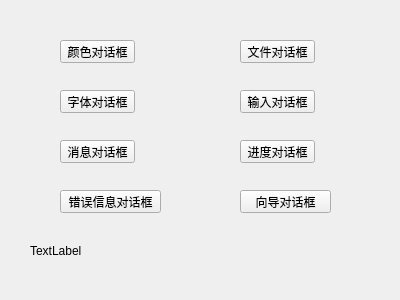
<?xml version="1.0" encoding="UTF-8"?>
<ui version="4.0">
 <class>MyWidget</class>
 <widget class="QWidget" name="MyWidget">
  <property name="geometry">
   <rect>
    <x>0</x>
    <y>0</y>
    <width>400</width>
    <height>300</height>
   </rect>
  </property>
  <property name="windowTitle">
   <string>MyWidget</string>
  </property>
  <widget class="QPushButton" name="pushButton">
   <property name="geometry">
    <rect>
     <x>60</x>
     <y>40</y>
     <width>75</width>
     <height>23</height>
    </rect>
   </property>
   <property name="text">
    <string>颜色对话框</string>
   </property>
  </widget>
  <widget class="QPushButton" name="pushButton_2">
   <property name="geometry">
    <rect>
     <x>240</x>
     <y>40</y>
     <width>75</width>
     <height>23</height>
    </rect>
   </property>
   <property name="text">
    <string>文件对话框</string>
   </property>
  </widget>
  <widget class="QPushButton" name="pushButton_3">
   <property name="geometry">
    <rect>
     <x>60</x>
     <y>90</y>
     <width>75</width>
     <height>23</height>
    </rect>
   </property>
   <property name="text">
    <string>字体对话框</string>
   </property>
  </widget>
  <widget class="QPushButton" name="pushButton_4">
   <property name="geometry">
    <rect>
     <x>240</x>
     <y>90</y>
     <width>75</width>
     <height>23</height>
    </rect>
   </property>
   <property name="text">
    <string>输入对话框</string>
   </property>
  </widget>
  <widget class="QPushButton" name="pushButton_5">
   <property name="geometry">
    <rect>
     <x>60</x>
     <y>140</y>
     <width>75</width>
     <height>23</height>
    </rect>
   </property>
   <property name="text">
    <string>消息对话框</string>
   </property>
  </widget>
  <widget class="QPushButton" name="pushButton_6">
   <property name="geometry">
    <rect>
     <x>240</x>
     <y>140</y>
     <width>75</width>
     <height>23</height>
    </rect>
   </property>
   <property name="text">
    <string>进度对话框</string>
   </property>
  </widget>
  <widget class="QPushButton" name="pushButton_7">
   <property name="geometry">
    <rect>
     <x>60</x>
     <y>190</y>
     <width>101</width>
     <height>23</height>
    </rect>
   </property>
   <property name="text">
    <string>错误信息对话框</string>
   </property>
  </widget>
  <widget class="QPushButton" name="pushButton_8">
   <property name="geometry">
    <rect>
     <x>240</x>
     <y>190</y>
     <width>91</width>
     <height>23</height>
    </rect>
   </property>
   <property name="text">
    <string>向导对话框</string>
   </property>
  </widget>
  <widget class="QLabel" name="lbResult">
   <property name="geometry">
    <rect>
     <x>30</x>
     <y>240</y>
     <width>81</width>
     <height>21</height>
    </rect>
   </property>
   <property name="text">
    <string>TextLabel</string>
   </property>
  </widget>
 </widget>
 <layoutdefault spacing="6" margin="11"/>
 <resources/>
 <connections/>
</ui>
